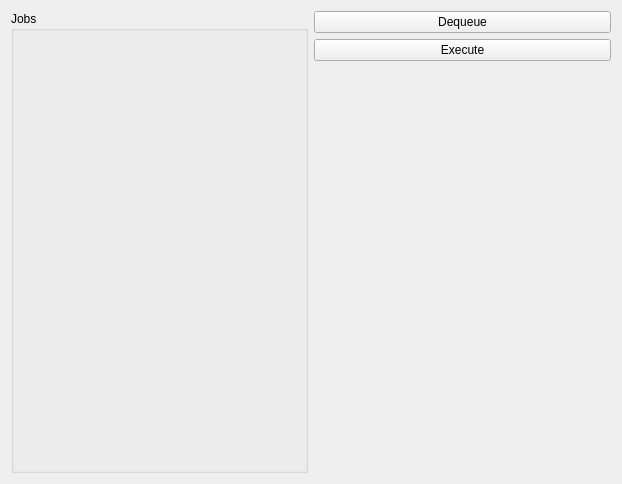
<?xml version="1.0" encoding="UTF-8"?>
<ui version="4.0">
 <class>QBJobViewUi</class>
 <widget class="QWidget" name="QBJobViewUi">
  <property name="geometry">
   <rect>
    <x>0</x>
    <y>0</y>
    <width>622</width>
    <height>484</height>
   </rect>
  </property>
  <property name="windowTitle">
   <string>Jobs</string>
  </property>
  <layout class="QHBoxLayout">
   <item>
    <widget class="Q3GroupBox" name="jobBox">
     <property name="title">
      <string>Jobs</string>
     </property>
     <layout class="QVBoxLayout">
      <item>
       <widget class="QBJobListView" name="jobList" native="true"/>
      </item>
     </layout>
    </widget>
   </item>
   <item>
    <layout class="QVBoxLayout">
     <item>
      <widget class="QPushButton" name="dequeueButton">
       <property name="text">
        <string>Dequeue</string>
       </property>
      </widget>
     </item>
     <item>
      <widget class="QPushButton" name="executeButton">
       <property name="text">
        <string>Execute</string>
       </property>
      </widget>
     </item>
     <item>
      <spacer name="spacer7">
       <property name="orientation">
        <enum>Qt::Vertical</enum>
       </property>
       <property name="sizeType">
        <enum>QSizePolicy::Expanding</enum>
       </property>
       <property name="sizeHint" stdset="0">
        <size>
         <width>20</width>
         <height>241</height>
        </size>
       </property>
      </spacer>
     </item>
    </layout>
   </item>
  </layout>
 </widget>
 <layoutdefault spacing="6" margin="11"/>
 <customwidgets>
  <customwidget>
   <class>Q3GroupBox</class>
   <extends>QGroupBox</extends>
   <header>Qt3Support/Q3GroupBox</header>
   <container>1</container>
  </customwidget>
  <customwidget>
   <class>QBJobListView</class>
   <extends>QWidget</extends>
   <header location="global">q4banking/qbjoblist.h</header>
  </customwidget>
 </customwidgets>
 <resources/>
 <connections/>
</ui>
